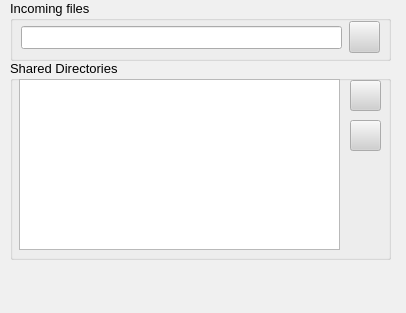
<ui version="4.0" >
 <class>DirectoriesPage</class>
 <widget class="QWidget" name="DirectoriesPage" >
  <property name="geometry" >
   <rect>
    <x>0</x>
    <y>0</y>
    <width>406</width>
    <height>313</height>
   </rect>
  </property>
  <property name="sizePolicy" >
   <sizepolicy>
    <hsizetype>7</hsizetype>
    <vsizetype>7</vsizetype>
    <horstretch>0</horstretch>
    <verstretch>0</verstretch>
   </sizepolicy>
  </property>
  <property name="palette" >
   <palette>
    <active>
     <colorrole role="WindowText" >
      <brush brushstyle="SolidPattern" >
       <color alpha="255" >
        <red>0</red>
        <green>0</green>
        <blue>0</blue>
       </color>
      </brush>
     </colorrole>
     <colorrole role="Button" >
      <brush brushstyle="SolidPattern" >
       <color alpha="255" >
        <red>208</red>
        <green>208</green>
        <blue>208</blue>
       </color>
      </brush>
     </colorrole>
     <colorrole role="Light" >
      <brush brushstyle="SolidPattern" >
       <color alpha="255" >
        <red>255</red>
        <green>255</green>
        <blue>255</blue>
       </color>
      </brush>
     </colorrole>
     <colorrole role="Midlight" >
      <brush brushstyle="SolidPattern" >
       <color alpha="255" >
        <red>247</red>
        <green>247</green>
        <blue>247</blue>
       </color>
      </brush>
     </colorrole>
     <colorrole role="Dark" >
      <brush brushstyle="SolidPattern" >
       <color alpha="255" >
        <red>104</red>
        <green>104</green>
        <blue>104</blue>
       </color>
      </brush>
     </colorrole>
     <colorrole role="Mid" >
      <brush brushstyle="SolidPattern" >
       <color alpha="255" >
        <red>139</red>
        <green>139</green>
        <blue>139</blue>
       </color>
      </brush>
     </colorrole>
     <colorrole role="Text" >
      <brush brushstyle="SolidPattern" >
       <color alpha="255" >
        <red>0</red>
        <green>0</green>
        <blue>0</blue>
       </color>
      </brush>
     </colorrole>
     <colorrole role="BrightText" >
      <brush brushstyle="SolidPattern" >
       <color alpha="255" >
        <red>255</red>
        <green>255</green>
        <blue>255</blue>
       </color>
      </brush>
     </colorrole>
     <colorrole role="ButtonText" >
      <brush brushstyle="SolidPattern" >
       <color alpha="255" >
        <red>0</red>
        <green>0</green>
        <blue>0</blue>
       </color>
      </brush>
     </colorrole>
     <colorrole role="Base" >
      <brush brushstyle="SolidPattern" >
       <color alpha="255" >
        <red>255</red>
        <green>255</green>
        <blue>255</blue>
       </color>
      </brush>
     </colorrole>
     <colorrole role="Window" >
      <brush brushstyle="SolidPattern" >
       <color alpha="255" >
        <red>240</red>
        <green>240</green>
        <blue>240</blue>
       </color>
      </brush>
     </colorrole>
     <colorrole role="Shadow" >
      <brush brushstyle="SolidPattern" >
       <color alpha="255" >
        <red>0</red>
        <green>0</green>
        <blue>0</blue>
       </color>
      </brush>
     </colorrole>
     <colorrole role="Highlight" >
      <brush brushstyle="SolidPattern" >
       <color alpha="255" >
        <red>0</red>
        <green>0</green>
        <blue>128</blue>
       </color>
      </brush>
     </colorrole>
     <colorrole role="HighlightedText" >
      <brush brushstyle="SolidPattern" >
       <color alpha="255" >
        <red>255</red>
        <green>255</green>
        <blue>255</blue>
       </color>
      </brush>
     </colorrole>
     <colorrole role="Link" >
      <brush brushstyle="SolidPattern" >
       <color alpha="255" >
        <red>0</red>
        <green>0</green>
        <blue>255</blue>
       </color>
      </brush>
     </colorrole>
     <colorrole role="LinkVisited" >
      <brush brushstyle="SolidPattern" >
       <color alpha="255" >
        <red>255</red>
        <green>0</green>
        <blue>255</blue>
       </color>
      </brush>
     </colorrole>
     <colorrole role="AlternateBase" >
      <brush brushstyle="SolidPattern" >
       <color alpha="255" >
        <red>231</red>
        <green>231</green>
        <blue>231</blue>
       </color>
      </brush>
     </colorrole>
    </active>
    <inactive>
     <colorrole role="WindowText" >
      <brush brushstyle="SolidPattern" >
       <color alpha="255" >
        <red>0</red>
        <green>0</green>
        <blue>0</blue>
       </color>
      </brush>
     </colorrole>
     <colorrole role="Button" >
      <brush brushstyle="SolidPattern" >
       <color alpha="255" >
        <red>208</red>
        <green>208</green>
        <blue>208</blue>
       </color>
      </brush>
     </colorrole>
     <colorrole role="Light" >
      <brush brushstyle="SolidPattern" >
       <color alpha="255" >
        <red>255</red>
        <green>255</green>
        <blue>255</blue>
       </color>
      </brush>
     </colorrole>
     <colorrole role="Midlight" >
      <brush brushstyle="SolidPattern" >
       <color alpha="255" >
        <red>247</red>
        <green>247</green>
        <blue>247</blue>
       </color>
      </brush>
     </colorrole>
     <colorrole role="Dark" >
      <brush brushstyle="SolidPattern" >
       <color alpha="255" >
        <red>104</red>
        <green>104</green>
        <blue>104</blue>
       </color>
      </brush>
     </colorrole>
     <colorrole role="Mid" >
      <brush brushstyle="SolidPattern" >
       <color alpha="255" >
        <red>139</red>
        <green>139</green>
        <blue>139</blue>
       </color>
      </brush>
     </colorrole>
     <colorrole role="Text" >
      <brush brushstyle="SolidPattern" >
       <color alpha="255" >
        <red>0</red>
        <green>0</green>
        <blue>0</blue>
       </color>
      </brush>
     </colorrole>
     <colorrole role="BrightText" >
      <brush brushstyle="SolidPattern" >
       <color alpha="255" >
        <red>255</red>
        <green>255</green>
        <blue>255</blue>
       </color>
      </brush>
     </colorrole>
     <colorrole role="ButtonText" >
      <brush brushstyle="SolidPattern" >
       <color alpha="255" >
        <red>0</red>
        <green>0</green>
        <blue>0</blue>
       </color>
      </brush>
     </colorrole>
     <colorrole role="Base" >
      <brush brushstyle="SolidPattern" >
       <color alpha="255" >
        <red>255</red>
        <green>255</green>
        <blue>255</blue>
       </color>
      </brush>
     </colorrole>
     <colorrole role="Window" >
      <brush brushstyle="SolidPattern" >
       <color alpha="255" >
        <red>240</red>
        <green>240</green>
        <blue>240</blue>
       </color>
      </brush>
     </colorrole>
     <colorrole role="Shadow" >
      <brush brushstyle="SolidPattern" >
       <color alpha="255" >
        <red>0</red>
        <green>0</green>
        <blue>0</blue>
       </color>
      </brush>
     </colorrole>
     <colorrole role="Highlight" >
      <brush brushstyle="SolidPattern" >
       <color alpha="255" >
        <red>192</red>
        <green>192</green>
        <blue>192</blue>
       </color>
      </brush>
     </colorrole>
     <colorrole role="HighlightedText" >
      <brush brushstyle="SolidPattern" >
       <color alpha="255" >
        <red>0</red>
        <green>0</green>
        <blue>0</blue>
       </color>
      </brush>
     </colorrole>
     <colorrole role="Link" >
      <brush brushstyle="SolidPattern" >
       <color alpha="255" >
        <red>0</red>
        <green>0</green>
        <blue>255</blue>
       </color>
      </brush>
     </colorrole>
     <colorrole role="LinkVisited" >
      <brush brushstyle="SolidPattern" >
       <color alpha="255" >
        <red>255</red>
        <green>0</green>
        <blue>255</blue>
       </color>
      </brush>
     </colorrole>
     <colorrole role="AlternateBase" >
      <brush brushstyle="SolidPattern" >
       <color alpha="255" >
        <red>231</red>
        <green>231</green>
        <blue>231</blue>
       </color>
      </brush>
     </colorrole>
    </inactive>
    <disabled>
     <colorrole role="WindowText" >
      <brush brushstyle="SolidPattern" >
       <color alpha="255" >
        <red>104</red>
        <green>104</green>
        <blue>104</blue>
       </color>
      </brush>
     </colorrole>
     <colorrole role="Button" >
      <brush brushstyle="SolidPattern" >
       <color alpha="255" >
        <red>208</red>
        <green>208</green>
        <blue>208</blue>
       </color>
      </brush>
     </colorrole>
     <colorrole role="Light" >
      <brush brushstyle="SolidPattern" >
       <color alpha="255" >
        <red>255</red>
        <green>255</green>
        <blue>255</blue>
       </color>
      </brush>
     </colorrole>
     <colorrole role="Midlight" >
      <brush brushstyle="SolidPattern" >
       <color alpha="255" >
        <red>247</red>
        <green>247</green>
        <blue>247</blue>
       </color>
      </brush>
     </colorrole>
     <colorrole role="Dark" >
      <brush brushstyle="SolidPattern" >
       <color alpha="255" >
        <red>104</red>
        <green>104</green>
        <blue>104</blue>
       </color>
      </brush>
     </colorrole>
     <colorrole role="Mid" >
      <brush brushstyle="SolidPattern" >
       <color alpha="255" >
        <red>139</red>
        <green>139</green>
        <blue>139</blue>
       </color>
      </brush>
     </colorrole>
     <colorrole role="Text" >
      <brush brushstyle="SolidPattern" >
       <color alpha="255" >
        <red>104</red>
        <green>104</green>
        <blue>104</blue>
       </color>
      </brush>
     </colorrole>
     <colorrole role="BrightText" >
      <brush brushstyle="SolidPattern" >
       <color alpha="255" >
        <red>255</red>
        <green>255</green>
        <blue>255</blue>
       </color>
      </brush>
     </colorrole>
     <colorrole role="ButtonText" >
      <brush brushstyle="SolidPattern" >
       <color alpha="255" >
        <red>104</red>
        <green>104</green>
        <blue>104</blue>
       </color>
      </brush>
     </colorrole>
     <colorrole role="Base" >
      <brush brushstyle="SolidPattern" >
       <color alpha="255" >
        <red>240</red>
        <green>240</green>
        <blue>240</blue>
       </color>
      </brush>
     </colorrole>
     <colorrole role="Window" >
      <brush brushstyle="SolidPattern" >
       <color alpha="255" >
        <red>240</red>
        <green>240</green>
        <blue>240</blue>
       </color>
      </brush>
     </colorrole>
     <colorrole role="Shadow" >
      <brush brushstyle="SolidPattern" >
       <color alpha="255" >
        <red>0</red>
        <green>0</green>
        <blue>0</blue>
       </color>
      </brush>
     </colorrole>
     <colorrole role="Highlight" >
      <brush brushstyle="SolidPattern" >
       <color alpha="255" >
        <red>0</red>
        <green>0</green>
        <blue>128</blue>
       </color>
      </brush>
     </colorrole>
     <colorrole role="HighlightedText" >
      <brush brushstyle="SolidPattern" >
       <color alpha="255" >
        <red>255</red>
        <green>255</green>
        <blue>255</blue>
       </color>
      </brush>
     </colorrole>
     <colorrole role="Link" >
      <brush brushstyle="SolidPattern" >
       <color alpha="255" >
        <red>0</red>
        <green>0</green>
        <blue>255</blue>
       </color>
      </brush>
     </colorrole>
     <colorrole role="LinkVisited" >
      <brush brushstyle="SolidPattern" >
       <color alpha="255" >
        <red>255</red>
        <green>0</green>
        <blue>255</blue>
       </color>
      </brush>
     </colorrole>
     <colorrole role="AlternateBase" >
      <brush brushstyle="SolidPattern" >
       <color alpha="255" >
        <red>231</red>
        <green>231</green>
        <blue>231</blue>
       </color>
      </brush>
     </colorrole>
    </disabled>
   </palette>
  </property>
  <property name="font" >
   <font>
    <family>Arial</family>
    <pointsize>10</pointsize>
    <weight>50</weight>
    <italic>false</italic>
    <bold>false</bold>
    <underline>false</underline>
    <strikeout>false</strikeout>
   </font>
  </property>
  <property name="mouseTracking" >
   <bool>true</bool>
  </property>
  <property name="contextMenuPolicy" >
   <enum>Qt::NoContextMenu</enum>
  </property>
  <widget class="QGroupBox" name="groupBox" >
   <property name="geometry" >
    <rect>
     <x>10</x>
     <y>60</y>
     <width>381</width>
     <height>200</height>
    </rect>
   </property>
   <property name="title" >
    <string>Shared Directories</string>
   </property>
   <widget class="QPushButton" name="pushButton" >
    <property name="geometry" >
     <rect>
      <x>340</x>
      <y>20</y>
      <width>31</width>
      <height>31</height>
     </rect>
    </property>
    <property name="text" >
     <string/>
    </property>
    <property name="icon" >
     <iconset resource="../images.qrc" >:/images/directoryadd_24x24_shadow.png</iconset>
    </property>
    <property name="iconSize" >
     <size>
      <width>24</width>
      <height>24</height>
     </size>
    </property>
   </widget>
   <widget class="QPushButton" name="pushButton_2" >
    <property name="geometry" >
     <rect>
      <x>340</x>
      <y>60</y>
      <width>31</width>
      <height>31</height>
     </rect>
    </property>
    <property name="text" >
     <string/>
    </property>
    <property name="icon" >
     <iconset resource="../images.qrc" >:/images/directoryremove_24x24_shadow.png</iconset>
    </property>
    <property name="iconSize" >
     <size>
      <width>24</width>
      <height>24</height>
     </size>
    </property>
   </widget>
   <widget class="QListView" name="listView" >
    <property name="geometry" >
     <rect>
      <x>9</x>
      <y>19</y>
      <width>321</width>
      <height>171</height>
     </rect>
    </property>
   </widget>
  </widget>
  <widget class="QGroupBox" name="groupBox_2" >
   <property name="geometry" >
    <rect>
     <x>10</x>
     <y>0</y>
     <width>381</width>
     <height>61</height>
    </rect>
   </property>
   <property name="title" >
    <string>Incoming files</string>
   </property>
   <widget class="QPushButton" name="pushButton_6" >
    <property name="geometry" >
     <rect>
      <x>339</x>
      <y>21</y>
      <width>31</width>
      <height>32</height>
     </rect>
    </property>
    <property name="text" >
     <string/>
    </property>
    <property name="icon" >
     <iconset resource="../images.qrc" >:/images/directoryselect_24x24_shadow.png</iconset>
    </property>
    <property name="iconSize" >
     <size>
      <width>24</width>
      <height>24</height>
     </size>
    </property>
   </widget>
   <widget class="QLineEdit" name="lineEdit_5" >
    <property name="geometry" >
     <rect>
      <x>11</x>
      <y>26</y>
      <width>321</width>
      <height>23</height>
     </rect>
    </property>
   </widget>
  </widget>
 </widget>
 <tabstops>
  <tabstop>lineEdit_5</tabstop>
  <tabstop>pushButton_6</tabstop>
  <tabstop>listView</tabstop>
  <tabstop>pushButton</tabstop>
  <tabstop>pushButton_2</tabstop>
 </tabstops>
 <resources>
  <include location="../images.qrc" />
 </resources>
 <connections/>
</ui>
